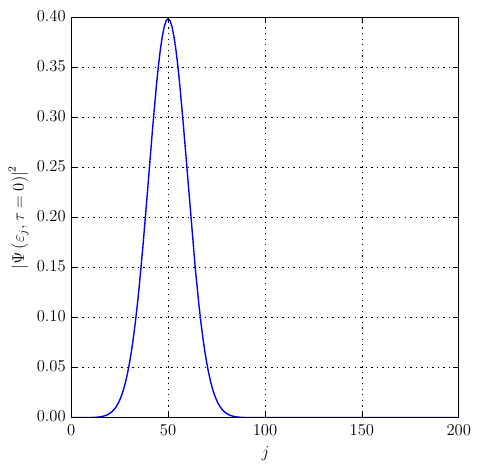

Source code (Python):
import numpy as np
from matplotlib import pyplot as plt
from matplotlib import lines
linestyles = ['-', '--', '-.', ':']

plt.rc("text", usetex=True)

j,psi= np.loadtxt("Anfangszustand.txt", unpack=True)

fig = plt.figure(figsize=(5,5))
plt.plot(j, psi, linewidth=1)

#plt.ylim(-5,5)
#plt.xlim(-5, 5)
plt.ylabel(r"$\left|\Psi\left(\varepsilon_j,\tau=0\right)\right|^2$")
plt.xlabel(r"$j$")
plt.grid()

plt.savefig("Anfangszustand.pdf", bbox_inches="tight")
